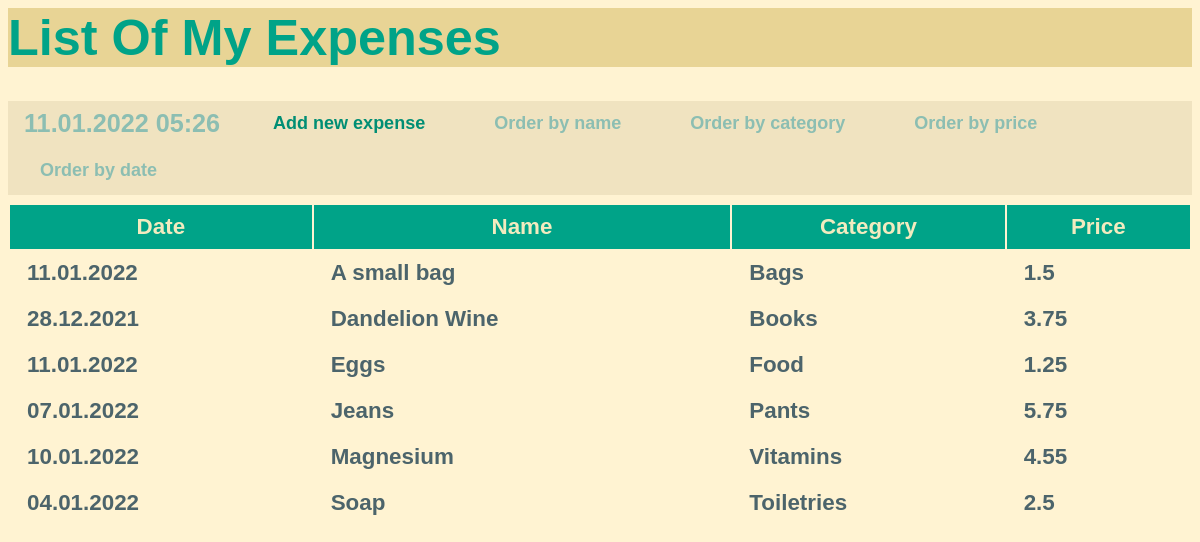
Screenshot of /by-name with the database file from the repository.
### expenses/models.py (models this page shows, shortened)
class Expense(models.Model):
    name = models.CharField(max_length=200)
    category = models.CharField(max_length=200)
    price = models.FloatField()
    date = models.DateTimeField(default=timezone.now())
    description = models.TextField(default=None, blank=True, null=True)

### expenses/views.py (the view)
class ExpenseOrderByName(ListView):
    model = Expense
    queryset = Expense.objects.all().order_by("name")

### expenses/templates/expenses/expense_list.html
{% extends "expenses/base.html" %}
{% block content %}
    <article class="header-buttons">
    <h2 class="mark">{% now "d.m.Y H:i" %}</em></h2>
    <a href="{% url 'expense-create' %}"><button class="add-button">Add new expense</button></a>
    <a href="{% url 'expense-order-by-name' %}"><button class="order-button">Order by name</button></a>
    <a href="{% url 'expense-order-by-category' %}"><button class="order-button">Order by category</button></a>
    <a href="{% url 'expense-order-by-price' %}"><button class="order-button">Order by price</button></a>
    <a href="{% url 'expense-order-by-date' %}"><button class="order-button">Order by date</button></a>
    </article>
    <article>
        <table>
            <thead>
                 <tr>
                     <th>
                        <h2>Date</h2>
                    </th>
                    <th>
                        <h2>Name</h2>
                    </th>
                    <th>
                        <h2>Category</h2>
                    </th>
                    <th>
                        <h2>Price</h2>
                    </th>
                 </tr>
            </thead>
            <tbody>
            {% for expense in expense_list %}
                <tr>
                    <td>
                        <h3 class="{{ expense.date|date:'l' }}">
                            {{ expense.date|date:'d.m.Y' }}
                        </h3>
                    </td>
                    <td>
                        <h3>
                            <a href="{% url 'expense-detail' expense.id %}" class="custom-link">
                                {{ expense.name }}
                            </a>
                        </h3>
                    </td>
                    <td>
                        <h3>
                            <a href="{% url 'expense-detail' expense.id %}" class="custom-link">
                                {{ expense.category }}
                            </a>
                        </h3>
                    </td>
                    <td>
                        <h3>
                            <a href="{% url 'expense-detail' expense.id %}" class="custom-link">
                                {{ expense.price }}
                            </a>
                        </h3>
                    </td>
                </tr>
            {% endfor %}
            </tbody>
        </table>
    </article>
{% endblock %}

### expenses/static/css/expense_tracker.css (style rules this page uses)
* { box-sizing: border-box; }
body { font-family: sans-serif; font-size: 18px; }
a { color: inherit; }
h2, h3 { font-size: 1.4em; margin: 0; display: inline-block; padding: 0.5rem 1rem; vertical-align: top; }
h2 { background-color: aquamarine; }
.header-buttons { background: #F0E3C0; }
.mark { background-color: inherit; color: #8CBEB2; }
article { margin-bottom: 0.5rem; }
button, textarea, input { font-size: inherit; min-height: 2.5em; padding: 0 1rem; }
button, input[type="submit"] { margin: 0 1rem 2px 1rem; cursor: pointer; font-weight: bold; min-width: 8rem; }
table { width: 100%; }
table thead { background: #00A388; }
table thead h2 { background-color: #00A388; color: #F2EBBF; }
table tbody { color: #39403B; color: #4C646B; }
.custom-link { text-decoration: none; }
.order-button { background: inherit; border: none; color: #8CBEB2; }
.add-button { border: none; background: inherit; color: #008E74; }
.custom-body { background: #FFF3D2; }

### rows the page displays
Expense: date "11.01.2022", name "A small bag", category "Bags", price "1.5"
Expense: date "28.12.2021", name "Dandelion Wine", category "Books", price "3.75"
Expense: date "11.01.2022", name "Eggs", category "Food", price "1.25"
Expense: date "07.01.2022", name "Jeans", category "Pants", price "5.75"
Expense: date "10.01.2022", name "Magnesium", category "Vitamins", price "4.55"
Expense: date "04.01.2022", name "Soap", category "Toiletries", price "2.5"
